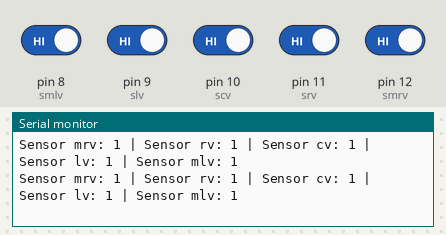
Bench run of a sketch on a simulated Arduino Uno, built with avr-gcc and run on an emulated ATmega328P. Shown: the last lines printed to the serial monitor. The inputs (shaded band) are chosen by the test bench; at power-on: pin 8 (smlv), pin 9 (slv), pin 10 (scv), pin 11 (srv), pin 12 (smrv) HIGH.

Above: at 1.2 s.
1.3 s: pin 8 (smlv) driven LOW
At 1.49 s:
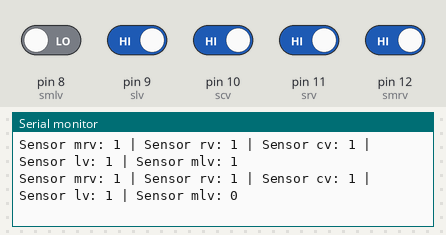
4.3 s: pin 9 (slv) driven LOW
At 4.49 s:
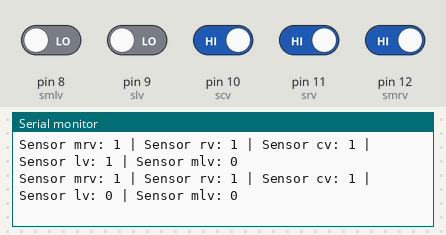
7.3 s: pin 10 (scv) driven LOW
At 7.49 s:
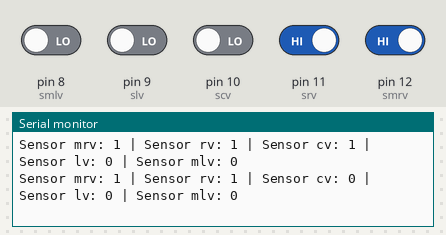
10.3 s: pin 11 (srv) driven LOW
At 10.5 s:
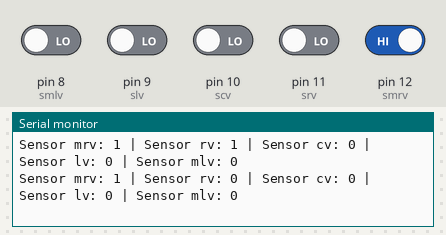
13.3 s: pin 12 (smrv) driven LOW
At 13.42 s:
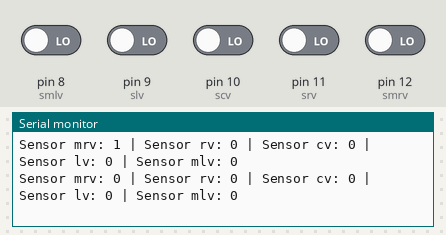
16.3 s: pin 8 (smlv) driven HIGH
At 16.44 s:
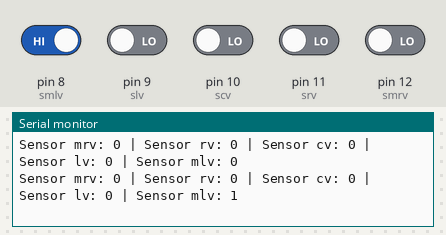

The sketch:

linefollowtestsetup.ino
```cpp
int smrv = 12;
int srv = 11;
int scv = 10;
int slv = 9;
int smlv = 8;

int counter = 0;
bool sensorsInBlack = false;

void setup() {
  Serial.begin(9600);

  pinMode(smlv, INPUT);
  pinMode(slv, INPUT);
  pinMode(scv, INPUT);
  pinMode(srv, INPUT);
  pinMode(smrv, INPUT);
}

void loop() {
  // Read the digital readings from all five sensors
  int mrv = digitalRead(smrv);
  int rv = digitalRead(srv);
  int cv = digitalRead(scv);
  int lv = digitalRead(slv);
  int mlv = digitalRead(smlv);

  // Print the readings for debugging (optional)
  Serial.print("Sensor mrv: ");
  Serial.print(mrv);
  Serial.print(" | ");

  Serial.print("Sensor rv: ");
  Serial.print(rv);
  Serial.print(" | ");

  Serial.print("Sensor cv: ");
  Serial.print(cv);
  Serial.print(" | ");

  Serial.print("Sensor lv: ");
  Serial.print(lv);
  Serial.print(" | ");

  Serial.print("Sensor mlv: ");
  Serial.println(mlv);

  // Check if all sensors are on black
  bool allSensorsOnBlack = (mrv == LOW && rv == LOW && cv == LOW && lv == LOW && mlv == LOW);

  // Check for transition from white to black
  if (allSensorsOnBlack && !sensorsInBlack) {
    // Increment the counter only once for the transition
    counter++;
    sensorsInBlack = true;  // Set the flag to true to indicate that sensors are in black
    // Print the count to the serial monitor
    Serial.print("Count: ");
    Serial.println(counter);
  } else if (!allSensorsOnBlack) {
    // Reset the flag when sensors go back to white
    sensorsInBlack = false;
  }

  // You might want to add a delay to avoid rapid counting
  delay(10);  // Adjust the delay value as needed
}
```

Measured:
- after the input at 1.3 s, the serial monitor: prints a new line after 0.12 s (image 1)
- after the input at 4.3 s, the serial monitor: prints a new line after 0.13 s (image 2)
- after the input at 7.3 s, the serial monitor: prints a new line after 0.13 s (image 3)
- after the input at 10.3 s, the serial monitor: prints a new line after 0.13 s (image 4)
- after the input at 13.3 s, the serial monitor: prints a new line after 0.06 s (image 5)
- after the input at 16.3 s, the serial monitor: prints a new line after 0.07 s (image 6)
